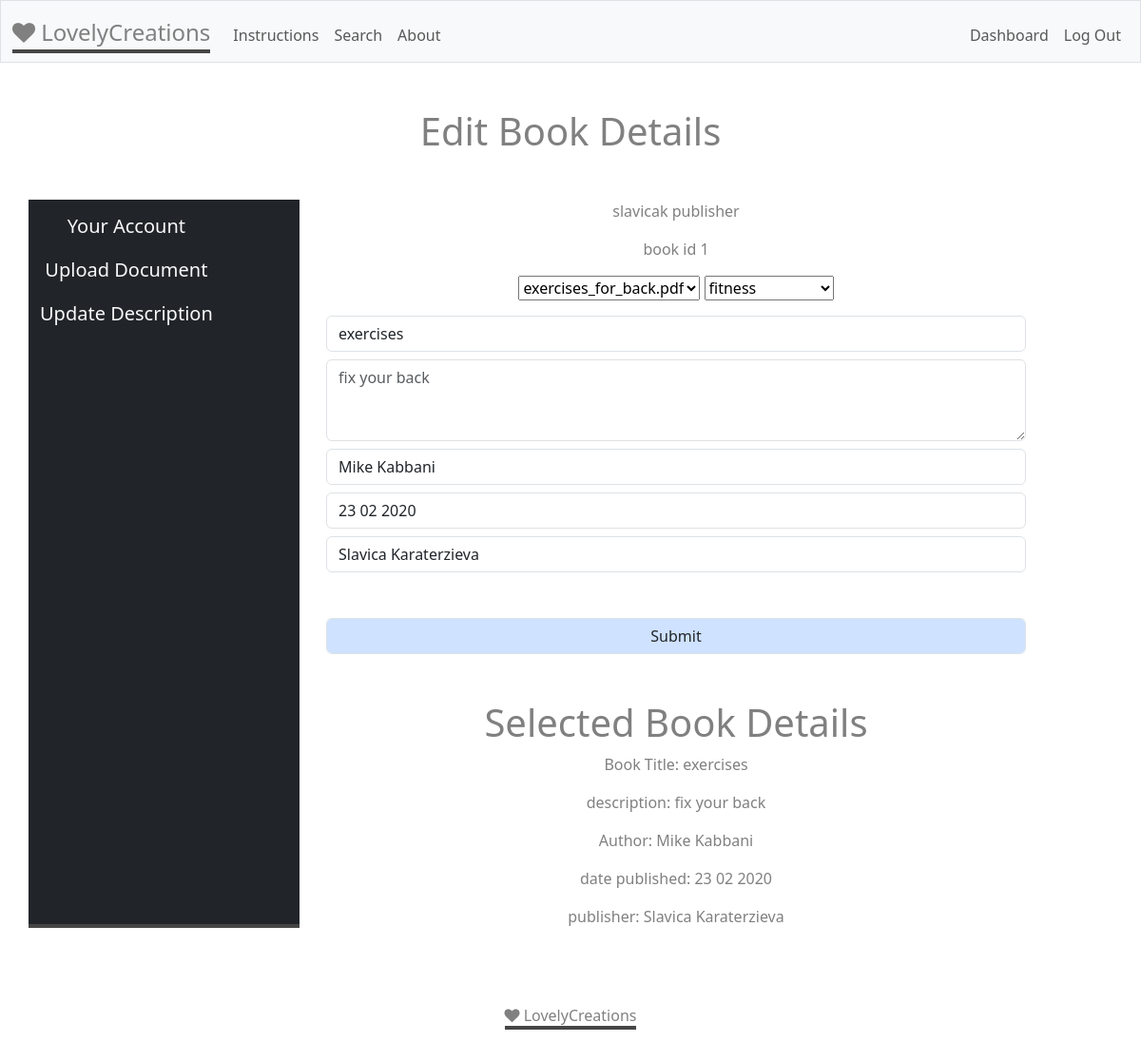
Screenshot of /edit_desc?book=1&cat=5 (signed in) with the database file from the repository.
### tables this page shows
CREATE TABLE users(
    id INTEGER PRIMARY KEY AUTOINCREMENT NOT NULL, 
    username TEXT NOT NULL, 
    hash TEXT NOT NULL, 
    type TEXT NOT NULL
);

CREATE TABLE files(
    id INTEGER PRIMARY KEY AUTOINCREMENT,
    user_id INTEGER NOT NULL,
    path TEXT NOT NULL,
    timestamp DATETIME DEFAULT CURRENT_TIMESTAMP,
    book_id INTEGER UNIQUE, 
    FOREIGN KEY (book_id) REFERENCES books(id)
    ON DELETE CASCADE
);

CREATE TABLE categories(
id INTEGER PRIMARY KEY AUTOINCREMENT,
category_name TEXT NOT NULL
);

CREATE TABLE books(
    id INTEGER PRIMARY KEY AUTOINCREMENT,
    file_id INTEGER UNIQUE,
    category_id INTEGER NULL,
    title TEXT NULL,
    description TEXT NULL,
    author TEXT NULL,
    date_published INTEGER,
    FOREIGN KEY (category_id) REFERENCES categories(id)
);

CREATE TABLE publisher(
    user_id INTEGER NOT NULL,
    first_name TEXT NULL,
    last_name TEXT NULL,
    timestamp DATETIME DEFAULT CURRENT_TIMESTAMP,
    FOREIGN KEY (user_id) REFERENCES users(id)
    ON DELETE CASCADE
);

### app.py (the view, shortened to what this page needs)
@app.route("/edit_desc", methods=["POST", "GET"])
@login_required
def edit_desc():
        if request.method == "GET":
            id = session["user_id"]
            type = db.execute("SELECT type FROM users WHERE id = ?", id)[0]["type"]
            username = db.execute("SELECT username FROM users WHERE id = ?", id)[0]["username"]
            book = request.args.get("book")
            book_name = db.execute("SELECT path FROM files WHERE id =?", book)
            path_name = book_name[0]['path']
            split_path = path_name.split(":")
            all_books = db.execute("SELECT * FROM books")
            file = db.execute("SELECT * FROM files WHERE id = ?", book)
            category = db.execute("SELECT * FROM categories")
            cat_id = request.args.get("cat")
            cat_name = db.execute("SELECT category_name FROM categories WHERE id = ?", cat_id)
            category_name = cat_name[0]['category_name']
            split_list = category_name.split(":")
            publisher = db.execute("SELECT * FROM publisher WHERE user_id = ?", id)
            selected_book = db.execute("SELECT title, description, author, date_published FROM books WHERE file_id =?", book)
            return render_template("edit_desc.html", type=type, username=username, book=book, file=file, category=category, cat_id=cat_id, cat_name=split_list[0], book_name=split_path[0], selected_book=selected_book, publisher=publisher)

### app.py (called while the page is built)
@app.after_request
def after_request(response):
    response.headers["Cache-Control"] = "no-cache, no-store, must-revalidate"
    response.headers["Expires"] = 0
    response.headers["Pragma"] = "no-cache"
    return response

### helpers.py (called while the page is built)
def login_required(f):
    @wraps(f)
    def decorated_function(*args, **kwargs):
        if session.get("user_id") is None:
            return redirect("/login")
        return f(*args, **kwargs)
    return decorated_function

### templates/edit_desc.html (shortened to what this page needs)
{% extends "layout.html" %}
{% block main %}
<h1 class="mb-5">Edit Book Details</h1>
<div class="row">
  <nav class="navbar navbar-brand bg-dark col-sm-3 mb-3">
    <div class="container-fluid">
      <ul class="navbar-nav">
        <li class="nav-item">
          <a class="nav-link  text-light" href="/account">Your Account</a>
        </li>
        {% if type == "publisher" %}
          <li class="nav-item">
            <a class="nav-link  text-light" href="/upload_file">Upload Document</a>
          </li>
          <li class="nav-item">
            <a class="nav-link  text-light" href="/update_desc">Update Description</a>
          </li>
        {% endif %}
      </ul>
    </div>
  </nav>
  <div class="col-lg-8">
    <p>{{username}} {{type}}</p>
    <p>book id {{book}}</p>
    {% if type == "publisher" %}
    <form action="/edit_desc" method="post">
        <select id="file" name="file" required>
            <option value="{{book}}">{{book_name}}</option>
        </select>
    {% endif %}
        <select id="category" name="category" required>
                <option value="{{ cat_id }}">{{ cat_name }}</option>
        </select>
        {% for book in selected_book %}
        <input class="form-control mb-2 mt-3" type="text" id="title" name="title" placeholder="Title" value="{{book['title']}}" required>
        <textarea class="form-control mb-2" id="description" name ="description" rows="3" placeholder="{{book['description']}}" required></textarea>
        <input class="form-control mb-2" type="text" id="author" name="author" placeholder="Author" value="{{book['author']}}" required>
        <input class="form-control mb-2" type="text" id="date" name="date" placeholder="Published in dd.mm.yy" value="{{book['date_published']}}" required>
        {% endfor %}
        {% for name in publisher %}
        <input class="form-control mb-5" type="text" id="publisher" name="publisher" placeholder="Your Name" value="{{name['first_name']}} {{name['last_name']}}">
        {% endfor %}
        <input class="form-control mb-5 bg-primary-subtle" type="submit">
      </form>
    {% if selected_book %}
    <h1>Selected Book Details</h1>
    {%for book in selected_book%}
    <p>Book Title: {{ book["title"] }}</p>
    <p>description: {{book["description"]}}</p>
    <p>Author: {{ book["author"] }}</p>
    <p>date published: {{book["date_published"]}}</p>
    {%endfor%}
    {% for name in publisher %}
    <p>publisher: {{name["first_name"]}} {{name["last_name"]}}</p>
    {% endfor %}
{% else %}
    <p>No book selected</p>
{% endif %}
  </div>
</div>
{% endblock %}

### static/styles.css (style rules this page uses)
body { color:gray; }
.navbar-brand { margin-left: 0; padding-bottom: 0; border-bottom: 4px solid #464646; }
.navbar { align-items: flex-start; }

### rows the page displays
users: username "slavicak", type "publisher"
files: file "exercises_for_back.pdf"
categories: category "fitness"
books: title "exercises", description "fix your back", author "Mike Kabbani", date "23 02 2020", date_published "23 02 2020"
publisher: publisher "Slavica Karaterzieva", first_name "Slavica", last_name "Karaterzieva"

### other values shown
{{ book }} "1"
